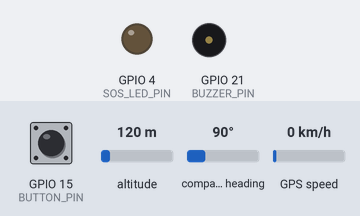
Simulated run of this program. Board: ESP32. Parts: output pins drawn as LEDs (lit = HIGH), buzzer (waves = sounding, pin HIGH). The inputs (shaded band) are chosen by the test bench; at power-on: GPIO 15 (BUTTON_PIN) HIGH, altitude 120 m, compass heading 90°, GPS speed 0 km/h. The GPS gets a fix after 3 s at 37.7749, -122.4194 with 8 satellites; no radio packets arrive unless stated; what the program prints to the serial monitor is not drawn.

Above: at 1.2 s.
1.3 s: GPIO 15 (BUTTON_PIN) pulled LOW for 0.15 s
At 3.4 s:
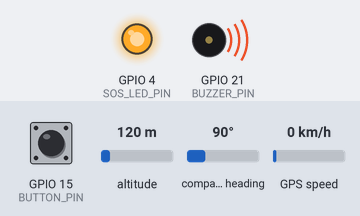
4.8 s: altitude set to 20 m
8.3 s: GPIO 15 (BUTTON_PIN) pulled LOW for 1 s
At 8.9 s:
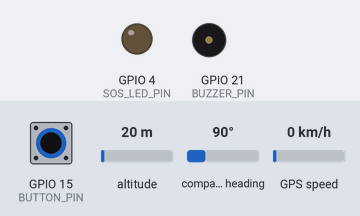
11.5 s: GPIO 15 (BUTTON_PIN) pulsed LOW 5 times (0.12 s each, 0.3 s apart)
At 14.0 s:
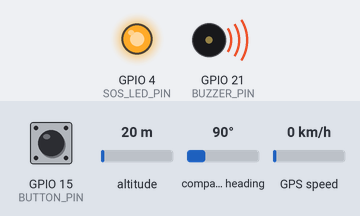
17.1 s: altitude set to 250 m
21.2 s: GPIO 15 (BUTTON_PIN) pulled LOW for 3.2 s
Timing chart, 0 to 24.2 s (numbered marks = the images above; inputs shaded):
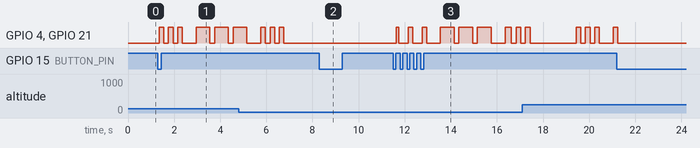

The program:

main.cpp
```cpp
/*
This is the code for PVM
PVM connects to the GPS module and send location data over LoRa.
Functionality should include:
- GPS data parsing
- LoRa transmission (Receive + Send)
*/
#include <Arduino.h>
#include <LoRa.h>
#include <TinyGPS++.h>
#include "esp_system.h"
#include "LoRaPacket.h"

// GPS
#define GPS_BAUD 9600
#define GPS_RX_PIN 16
#define GPS_TX_PIN 17
// LoRa
#define LORA_FREQ 433E6
// Button
#define BUTTON_PIN 15
// SOS Led
#define SOS_LED_PIN 4
// Buzzer
#define BUZZER_PIN 21

HardwareSerial gpsSerial(2);
TinyGPSPlus gps;

// variables
uint16_t DEVICE_ID;
bool isSOStriggered = false;
bool lastButtonState = HIGH;
unsigned long gpsTimer = 0;
unsigned long sosTimer = 0;
String gpsCoordinates = "";
String gpsTimestamp = "";

// function declaration
void initGPS();
void initLoRa();
void initButton();
uint16_t setDeviceID();
bool everyNSeconds(unsigned long &lastTime, float seconds);
void displayGPSInfo();
bool checkButtonPress();
void playSOSMorseCode(); // SOS Morse code function

void setup()
{
  Serial.begin(115200);
  initGPS();
  initLoRa();
  initButton();
  DEVICE_ID = setDeviceID();
  pinMode(SOS_LED_PIN, OUTPUT);
  pinMode(BUZZER_PIN, OUTPUT);
}

void loop()
{
  // Read GPS Data
  while (gpsSerial.available() > 0)
  {
    if (gps.encode(gpsSerial.read()))
    {
      if (gps.location.isValid())
      {
        gpsCoordinates = String(gps.location.lat(), 6) + "," + String(gps.location.lng(), 6) + "," + String(gps.altitude.meters());
        gpsTimestamp = String(gps.date.day()) + "-" + String(gps.date.month()) + "-" + String(gps.date.year()) + " " + String(gps.time.hour()) + ":" + String(gps.time.minute()) + ":" + String(gps.time.second());
      }
    }
  }

  // Receive and Forward Packets
  int packetCondition = LoRa.parsePacket();
  if (packetCondition == sizeof(LoRaPacket))
  {
    LoRaPacket packet = LoRaPacket::receivePacket();
    if (packet.verifyCRC(packet))
    {
      if (packet.deviceID != DEVICE_ID)
      {
        packet.forwardPacket(packet, DEVICE_ID);
        packet.updateNeighborList(packet);
        packet.printNeighborList();
      }
    }
  }

  // Send GPS Packet every 10 seconds
  if (everyNSeconds(gpsTimer, 10) && !isSOStriggered)
  {
    LoRaPacket gpsPacket = LoRaPacket::createPacket(DEVICE_ID, 0x01, 2, gpsCoordinates.c_str(), gpsTimestamp.c_str());
    gpsPacket.sendPacket(gpsPacket);
    displayGPSInfo();
  }

  // Press Button will toggle SOS mode
  if (checkButtonPress())
  {
    // Toggle SOS state
    isSOStriggered = !isSOStriggered;
  }

  if (isSOStriggered)
  {
    // Play SOS Morse Code pattern on LED and Buzzer
    playSOSMorseCode();

    // Send SOS packet every 5 seconds
    if (everyNSeconds(sosTimer, 5))
    {
      LoRaPacket sosPacket = LoRaPacket::createPacket(DEVICE_ID, 0x02, 1, gpsCoordinates.c_str(), gpsTimestamp.c_str());
      sosPacket.sendPacket(sosPacket);
    }
  }
  else
  {
    // Turn off LED and Buzzer when SOS is not active
    digitalWrite(SOS_LED_PIN, LOW);
    digitalWrite(BUZZER_PIN, LOW);
  }
}

// Functions
void initGPS()
{
  unsigned long start = millis();
  gpsSerial.begin(GPS_BAUD, SERIAL_8N1, GPS_RX_PIN, GPS_TX_PIN);
  while (millis() - start < 3000)
  {
    if (gpsSerial.available())
    {
      Serial.println("GPS Initialized");
      break;
    }
  }
}

void initLoRa()
{
  unsigned long start = millis();
  LoRa.setPins(5, 14, 2);
  while (!LoRa.begin(LORA_FREQ))
  {
    if (millis() - start > 5000)
    {
      Serial.println("LoRa init failed, restarting...");
      ESP.restart();
    }
    delay(500);
  }
  LoRa.setSyncWord(0xA5);
  Serial.println("LoRa Initializing OK!");
}

void initButton()
{
  pinMode(BUTTON_PIN, INPUT_PULLUP);
  Serial.println("Button Initialized");
}

uint16_t setDeviceID()
{
  uint8_t mac[6];
  esp_read_mac(mac, ESP_MAC_WIFI_STA);
  return (uint16_t)(mac[4] << 8 | mac[5]);

  Serial.println("Device ID: " + String(DEVICE_ID));
}

void displayGPSInfo()
{
  if (!gps.location.isValid())
  {
    Serial.println("No GPS Data Available");
    return;
  }
  else if (!gps.date.isValid() || !gps.time.isValid())
  {
    Serial.println("No Date Available");
    return;
  }

  Serial.println("\nGPS Info:");
  Serial.println("Latitude: " + String(gps.location.lat(), 6));
  Serial.println("Longitude: " + String(gps.location.lng(), 6));
  Serial.println("Altitude: " + String(gps.altitude.meters()));
  Serial.println("Date: " + String(gps.date.month()) + "/" + String(gps.date.day()) + "/" + String(gps.date.year()));
  Serial.println("Time: " + String(gps.time.hour()) + ":" + String(gps.time.minute()) + ":" + String(gps.time.second()));
}

bool everyNSeconds(unsigned long &lastTime, float seconds)
{
  unsigned long interval = (unsigned long)(seconds * 1000);
  if (millis() - lastTime >= interval)
  {
    lastTime = millis();
    return true;
  }
  return false;
}

bool checkButtonPress()
{
  bool currentButtonState = digitalRead(BUTTON_PIN);

  // Change in state (from HIGH to LOW)
  if (lastButtonState == HIGH && currentButtonState == LOW)
  {
    // Short delay
    delay(50);
    currentButtonState = digitalRead(BUTTON_PIN);

    // Confirm it's still pressed
    if (currentButtonState == LOW)
    {
      lastButtonState = currentButtonState;
      // Button was just pressed
      return true;
    }
  }

  lastButtonState = currentButtonState;
  // Button is not pressed or already processed
  return false;
}

void playSOSMorseCode()
{
  // Morse code durations
  const int DOT = 200;
  const int DASH = 600;
  const int GAP = 200;
  const int LETTER_GAP = 600;
  const int WORD_GAP = 2000;

  // SOS Pattern: S(. . .) O(- - -) S(. . .)
  // 1=ON, 0=OFF, negative values = special gaps
  static const int sosPattern[] = {
      // S - three dots
      DOT, GAP, DOT, GAP, DOT, -LETTER_GAP,
      // O - three dashes
      DASH, GAP, DASH, GAP, DASH, -LETTER_GAP,
      // S - three dots
      DOT, GAP, DOT, GAP, DOT, -WORD_GAP};

  static const int patternLength = sizeof(sosPattern) / sizeof(sosPattern[0]);
  static int currentStep = 0;
  static unsigned long stepStartTime = 0;
  static bool isTurnedOn = true;

  unsigned long currentTime = millis();

  // Initialize on first run
  if (stepStartTime == 0)
  {
    stepStartTime = currentTime;
    isTurnedOn = true;
    currentStep = 0;
  }

  int duration = abs(sosPattern[currentStep]);
  bool shouldBeOn = (sosPattern[currentStep] > 0) && isTurnedOn;

  // Control LED and Buzzer
  if (shouldBeOn)
  {
    digitalWrite(SOS_LED_PIN, HIGH);
    digitalWrite(BUZZER_PIN, HIGH);
  }
  else
  {
    digitalWrite(SOS_LED_PIN, LOW);
    digitalWrite(BUZZER_PIN, LOW);
  }

  // Check if it's time to move to next step
  if (currentTime - stepStartTime >= duration)
  {
    stepStartTime = currentTime;
    currentStep++;

    // Toggle between ON and OFF for each step
    isTurnedOn = !isTurnedOn;

    // Reset pattern when finished
    if (currentStep >= patternLength)
    {
      currentStep = 0;
      isTurnedOn = true;
    }
  }
}
```

LoRaPacket.h
```cpp
#ifndef LORAPACKET_H
#define LORAPACKET_H

#include <Arduino.h>

#define MAX_PAYLOAD_SIZE 100
#define MAX_TIMESTAMP_SIZE 20

// LoRa Packet Structure
struct __attribute__((packed)) LoRaPacket
{
    uint16_t deviceID;              // Unique ID for each PVM/ESP
    uint8_t type;                   // 0x01 = GPS, 0x02 = SOS
    uint8_t priority;               // 0 = normal, 1 = high (SOS has highest priority)
    char payload[MAX_PAYLOAD_SIZE]; // GPS data
    char timestamp[MAX_TIMESTAMP_SIZE];
    uint16_t crc;

    // Packet Handling
    static LoRaPacket createPacket(uint16_t deviceID, uint8_t type, uint8_t priority, const char *payload, const char *timestamp);
    static void sendPacket(const LoRaPacket &packet);
    static LoRaPacket receivePacket();
    static void printPacket(const LoRaPacket &packet);
    static bool verifyCRC(const LoRaPacket &packet);
    static uint16_t calculateCRC(const LoRaPacket &packet);

    // Forwarding Packets
    void forwardPacket(const LoRaPacket &packet, uint16_t myDeviceID);
    bool isPacketAlreadySeen(const LoRaPacket &packet);
    void markPacketAsSeen(const LoRaPacket &packet);

    // Neighbor List Management
    static void updateNeighborList(const LoRaPacket &packet);
    static void printNeighborList();
    void printSeenPackets();
};
#endif
```

LoRaPacket.cpp
```cpp
#include "LoRaPacket.h"
#include <LoRa.h>
#include <map>
#include <set>

extern uint16_t DEVICE_ID;
std::map<uint16_t, String> neighborList;    // deviceID -> "lat,lng,alt"
std::map<uint16_t, unsigned long> lastSeen; // deviceID -> last seen timestamp
std::set<String> seenPackets;               // [ [deviceID|type|payload], [deviceID|type|payload], ... ]

// Neighbor List Management
bool LoRaPacket::isPacketAlreadySeen(const LoRaPacket &packet)
{
    String key = String(packet.deviceID) + "|" + String(packet.type) + "|" + String(packet.payload);
    return seenPackets.count(key) > 0;
}

void LoRaPacket::markPacketAsSeen(const LoRaPacket &packet)
{
    String key = String(packet.deviceID) + "|" + String(packet.type) + "|" + String(packet.payload);
    seenPackets.insert(key);
}

void LoRaPacket::printSeenPackets()
{
    Serial.println("Seen Packets:");
    for (const String &packet : seenPackets)
    {
        Serial.println(" - " + packet);
    }
}

// Packet Handling
uint16_t LoRaPacket::calculateCRC(const LoRaPacket &packet)
{
    uint16_t crc = 0xFFFF;
    uint8_t *data = (uint8_t *)&packet;
    for (int i = 0; i < sizeof(LoRaPacket) - sizeof(packet.crc); i++)
    {
        crc ^= data[i];
        for (int j = 0; j < 8; j++)
        {
            if (crc & 1)
                crc = (crc >> 1) ^ 0xA001;
            else
                crc >>= 1;
        }
    }
    return crc;
}

LoRaPacket LoRaPacket::createPacket(uint16_t deviceID, uint8_t type, uint8_t priority, const char *payload, const char *timestamp)
{
    LoRaPacket packet;
    packet.deviceID = deviceID;
    packet.type = type;
    packet.priority = priority;

    strncpy(packet.payload, payload, MAX_PAYLOAD_SIZE - 1);
    packet.payload[MAX_PAYLOAD_SIZE - 1] = '\0';

    strncpy(packet.timestamp, timestamp, MAX_TIMESTAMP_SIZE - 1);
    packet.timestamp[MAX_TIMESTAMP_SIZE - 1] = '\0';

    packet.crc = LoRaPacket::calculateCRC(packet);
    return packet;
}

void LoRaPacket::printPacket(const LoRaPacket &packet)
{
    Serial.println("------------------------------------------------------------------------------");
    // Serial.printf("| DeviceID: %u | Type: %u | Priority: %u | Payload: %s | CRC: 0x%04X | \n",
    //    packet.deviceID,
    //    packet.type,
    //    packet.priority,
    //    packet.payload,
    //    packet.crc);
    Serial.println(" | DeviceID: " + String(packet.deviceID) +
                   " | Type: " + String(packet.type) +
                   " | Priority: " + String(packet.priority) +
                   " | Payload: " + String(packet.payload) +
                   " | CRC: 0x" + String(packet.crc, HEX) +
                   " | Timestamp: " + String(packet.timestamp) +
                   " |");
    Serial.println("------------------------------------------------------------------------------");
}

void LoRaPacket::sendPacket(const LoRaPacket &packet)
{
    printPacket(packet);
    LoRa.beginPacket();
    LoRa.write((uint8_t *)&packet, sizeof(LoRaPacket));
    LoRa.endPacket();
    if (packet.type == 0x02 && packet.deviceID == DEVICE_ID)
        Serial.println("\033[91mSOS Packet Sent\033[0m");
    else if (packet.type == 0x01 && packet.deviceID == DEVICE_ID)
        Serial.println("\033[32mGPS Packet Sent\033[0m");
}

LoRaPacket LoRaPacket::receivePacket()
{
    LoRaPacket packet;
    LoRa.readBytes((uint8_t *)&packet, sizeof(LoRaPacket));
    printPacket(packet);
    Serial.println("\033[36mPacket Received\033[0m");

    return packet;
}

bool LoRaPacket::verifyCRC(const LoRaPacket &packet)
{
    return (packet.crc == calculateCRC(packet));
}

// Forwarding Packets
void LoRaPacket::forwardPacket(const LoRaPacket &packet, uint16_t myDeviceID)
{
    if (packet.deviceID == myDeviceID)
        return;

    if (packet.type == 0x02)
    { // SOS packet, always forward
        sendPacket(packet);
        Serial.println("\033[31mSOS Packet Received and Forwarded\033[0m");
    }
    // else if (!isPacketAlreadySeen(packet))
    else if (packet.type == 0x01)
    {
        sendPacket(packet);
        markPacketAsSeen(packet);
        Serial.println("\033[33mGPS Packet Received and Forwarded\033[0m");
    }
}

void LoRaPacket::updateNeighborList(const LoRaPacket &packet)
{
    if (packet.type == 0x01)
    {
        String gpsInfo = String(packet.payload);
        String timestamp = String(packet.timestamp);

        neighborList[packet.deviceID] = gpsInfo;
        lastSeen[packet.deviceID] = timestamp.toInt();
    }
}

void LoRaPacket::printNeighborList()
{
    Serial.println("\nKnown neighbors:");
    for (auto &entry : neighborList)
    {
        Serial.println("Device " + String(entry.first) + " -> " + entry.second + "\n");
    }
}
```

Measured:
- after the input at 1.3 s, GPIO 4 (SOS_LED_PIN), GPIO 21 (BUZZER_PIN): LOW → HIGH after 0.05 s, → LOW 0.20 s later, → HIGH 0.20 s later, → LOW 0.20 s later, … (11 changes in this stretch)
- after the input at 8.3 s, GPIO 4 (SOS_LED_PIN), GPIO 21 (BUZZER_PIN): stops changing and stays LOW
- after the input at 11.5 s, GPIO 4 (SOS_LED_PIN), GPIO 21 (BUZZER_PIN): LOW → HIGH after 0.13 s, → LOW 0.12 s later, → HIGH 0.40 s later, → LOW 0.20 s later, … (16 changes in this stretch)
